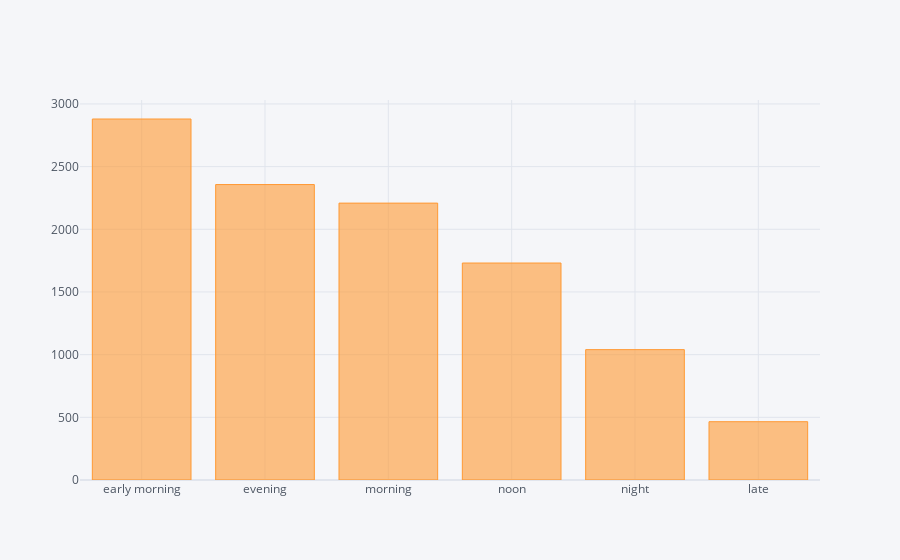

Notebook cell for this chart:
### Code cell
data_train['Dep_Time_hour'].apply(flight_predict).value_counts().iplot(kind='bar')

### Figure 1 — Plotly figure (JSON) as saved in the notebook; plotly's stock layout.template omitted (floating-point values rounded to 4 significant figures)
{"data": [{"marker": {"color": "rgba(255, 153, 51, 0.6)", "line": {"color": "rgba(255, 153, 51, 1.0)", "width": 1}}, "name": "Dep_Time_hour", "orientation": "v", "text": "", "type": "bar", "x": ["early morning", "evening", "morning", "noon", "night", "late"], "y": [2880, 2357, 2209, 1731, 1040, 465]}], "layout": {"legend": {"bgcolor": "#F5F6F9", "font": {"color": "#4D5663"}}, "paper_bgcolor": "#F5F6F9", "plot_bgcolor": "#F5F6F9", "title": {"font": {"color": "#4D5663"}}, "xaxis": {"gridcolor": "#E1E5ED", "showgrid": true, "tickfont": {"color": "#4D5663"}, "title": {"font": {"color": "#4D5663"}, "text": ""}, "zerolinecolor": "#E1E5ED"}, "yaxis": {"gridcolor": "#E1E5ED", "showgrid": true, "tickfont": {"color": "#4D5663"}, "title": {"font": {"color": "#4D5663"}, "text": ""}, "zerolinecolor": "#E1E5ED"}}}
